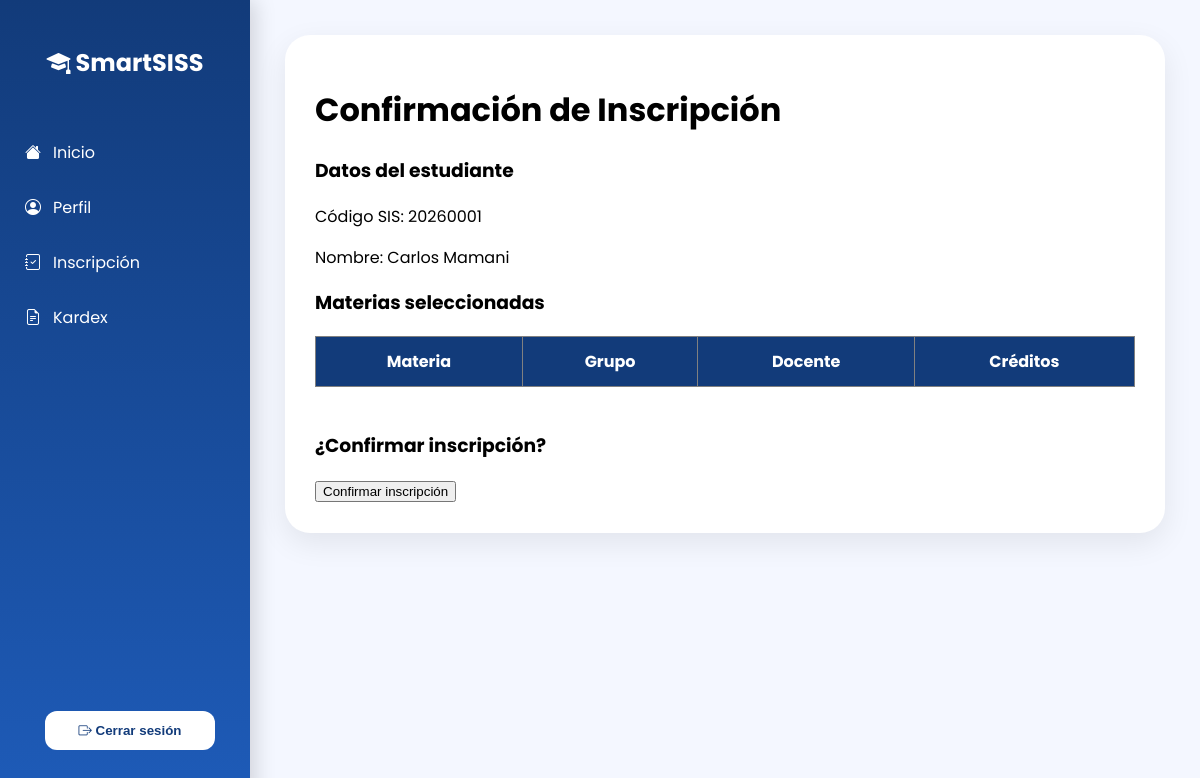
Screenshot of /confirmacion/ with the database file from the repository.
### estudiantes/models.py (models this page shows, shortened)
class Estudiante(models.Model):
    cod_sis_est = models.CharField(
        max_length=20,
        primary_key=True
    )
    nombres_est = models.CharField(max_length=100)
    apellidos_est = models.CharField(max_length=100)
    carrera = models.ForeignKey(
        Carrera,
        on_delete=models.CASCADE
    )
    estado = models.CharField(
        max_length=20,
        default="Activo"
    )
    class Meta:
        db_table = "ESTUDIANTE"

### estudiantes/views.py (the view, shortened to what this page needs)
def confirmacion_inscripcion(request):
    estudiante = Estudiante.objects.first()
    ids_grupos = request.session.get(
        "grupos_seleccionados",
        []
    )
    grupos = Grupo.objects.filter(
        id_grupo__in=ids_grupos
    )
    return render(
        request,
        "confirmacion_inscripcion.html",
        {
            "estudiante": estudiante,
            "grupos": grupos
        }
    )

### estudiantes/templates/confirmacion_inscripcion.html (shortened to what this page needs)
{% extends "base.html" %}
{% block content %}
<h1>
Confirmación de Inscripción
</h1>
<h3>
Datos del estudiante
</h3>
<p>
Código SIS:
{{ estudiante.cod_sis_est }}
</p>
<p>
Nombre:
{{ estudiante.nombres_est }}
{{ estudiante.apellidos_est }}
</p>
<h3>
Materias seleccionadas
</h3>
<table border="1" width="100%">
<tr>
<th>
Materia
</th>
<th>
Grupo
</th>
<th>
Docente
</th>
<th>
Créditos
</th>
</tr>
</table>
<br>
<h3>
¿Confirmar inscripción?
</h3>
<form method="POST">
<button type="submit">
Confirmar inscripción
</button>
</form>
{% endblock %}

### estudiantes/templates/base.html (style rules this page uses)
* { box-sizing:border-box; }
body { margin:0; font-family:'Poppins',sans-serif; background:#f4f7ff; }
button { cursor:pointer; }
table { background:white; border-collapse:collapse; }
th { background:#123b7a; color:white; }
td,th { padding:12px; }

### rows the page displays
Estudiante: cod_sis_est "20260001", nombres_est "Carlos", apellidos_est "Mamani"
